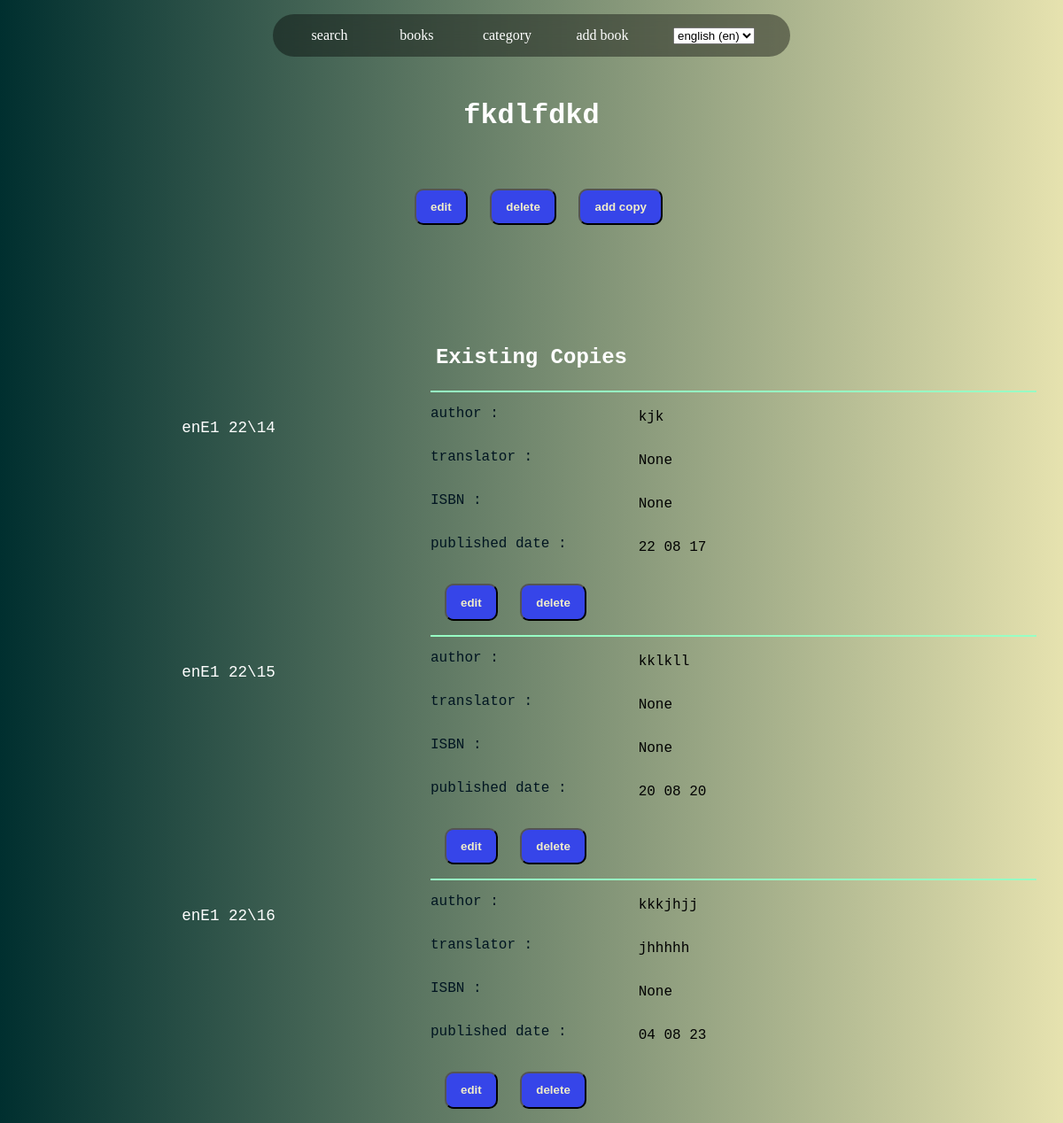
The page /en/books/22/ on the database its author committed.
### books/models.py (models this page shows, shortened)
class Book(models.Model):
    title = models.CharField(
        max_length=250,
         unique=True,
         validators=[
            MinLengthValidator(2, 'must be at least 2 characters'),
        ]
        )
    slug = models.SlugField(unique=True, default=uuid.uuid1, blank=True)
    create_on = models.DateTimeField(auto_now_add=True, editable=False)
    update_on = models.DateTimeField(auto_now_add=True)
    category = models.ForeignKey('Category',on_delete = models.SET_NULL, null=True, blank=True,)
    language = models.CharField(max_length=10, choices = LANGUAGES, default='persian')
    class Meta:
        ordering = ['-update_on']
    def get_edit_view(self):
        return reverse('books:edit', kwargs = {'pk' : self.id})
    def get_delete_view(self):
        return reverse('books:delete', kwargs = {'pk' : self.id})

class BookCopy(models.Model):
    book = models.ForeignKey('Book', on_delete = models.CASCADE)
    author = models.CharField(max_length=250, blank=True, null=True)
    translator = models.CharField(max_length=250, blank=True, null=True)
    published_on = models.DateField(null=True, blank=True)
    isbn = models.CharField(max_length = 15, blank=True, null = True)
    shelf_code = models.CharField(max_length = 50, blank=True, null=True)
    def get_edit_view(self):
        return reverse('books:edit_copy', kwargs={'p2k':self.book.id, 'pk':self.id})
    def get_delete_view(self):
        return reverse('books:delete_copy', kwargs={'p2k':self.book.id, 'pk':self.id})

### books/views.py (the view)
# urls.py: path('<pk>/', views.theBook.as_view(), name = 'book'),
class theBook(ListView):
    model = BookCopy
    template_name = 'books/book.html'
    context_object_name = 'copies'
    def get_queryset(self):
        return super().get_queryset().filter(book__id = self.kwargs.get('pk'))
    def get_context_data(self, **kwargs):
        ctx = super().get_context_data(**kwargs)
        ctx['book'] = Book.objects.get(id = self.kwargs.get('pk'))
        return ctx

### books/templates/books/book.html (shortened to what this page needs)
{% extends 'base.html' %}
{% load i18n %}
{% block main %}
    <main class='container'>
        <div class='control header big-title center'>
            <h1 class='down-margin'>{{ book.title }}</h1>
            <div class='control book-control-column'>
                <a href='{{ book.get_edit_view }}' >
                    <button> {% translate "edit" %} </button></a>
                <a href='{{ book.get_delete_view }}' >
                    <button> {% translate "delete" %} </button></a>
                <a href="{% url 'books:create_copy' book.id %}">
                    <button> {% translate "add copy" %} </button></a>
            </div>
        </div>
        {% if copies %}
            <h2 class='center header'>
            {% translate "Existing Copies" %}
        {% else %}
            <h2 class='center header'>
                {% translate "No copy Exits" %}
            </h1>
        {% endif %}
        {% for copy in copies %}
            <article class='episode'>
                <a class='book-article-link'>
                    <div class='episode__title'> {{ copy.shelf_code }} </div>
                </a>
                <div>
                        <div class='episode__content'>
                            <div class='subject'> {% translate 'author :' %}</div>
                            <div class='subject__content'> <p> {{ copy.author }} </p> </div>
                            <div class='subject'> {% translate 'translator :' %}</div>
                            <div class='subject__content'> <p> {{ copy.translator }} </p> </div>
                            <div class='subject'> {% translate 'ISBN :' %}</div>
                            <div class='subject__content'> <p> {{ copy.isbn }} </p> </div>
                            <div class='subject'> {% translate 'published date :' %}</div>
                            <div class='subject__content'> <p> {{ copy.published_on|date:'y m d' }} </p> </div>
                        </div>
                    <div class='control'>
                        <a href="{{ copy.get_edit_view }}"><button > {% translate "edit" %} </button></a>
                        <a href="{{ copy.get_delete_view }}"><button > {% translate "delete" %} </button></a>
                    </div>
                </div>
            </article>
        {% endfor %}
    </main>
{% endblock main %}

### library/templates/base.html (shortened to what this page needs)
{% load static %}
{% load i18n %}
<!DOCTYPE  html>
<html lang='en'  >
    <head  >
        <link rel="stylesheet" type="text/css" href="{% static 'css/base.css' %}">
        <link rel="stylesheet" type="text/css" href="{% static 'css/nav.css' %}">
        <link rel="stylesheet" type="text/css" href="{% static 'css/list_books.css' %}">
        <link rel="stylesheet" type="text/css" href="{% static 'css/form.css' %}">
        <link rel="stylesheet" type="text/css" href="{% static 'css/paginator.css' %}">
        <link rel="stylesheet" type="text/css" href="{% static 'css/alerts.css' %}">
    </head>
    <body {% block body_attr %}{% endblock body_attr %}>
        <header>
            <nav class="navigation">
                <ul class="navigator">
                    {% url 'search:search' as search_url %}
                    <a class="" href='{{ search_url }}' >
                        <li class="navigation {% if request.get_full_path == search_url %} disabled {% endif %}" >
                             {% translate "search" %}
                        </li></a>
                    {% url 'books:all_books' as books_url %}
                    <a class="" href='{{ books_url }}' >
                    <li class="navigation {% if request.get_full_path == books_url %} disabled {% endif %}" >
                         {% translate "books" %}
                    </li></a>
                    {% url 'theCategories:all_categories' as category_url %}
                    <a class="" href="{% url 'theCategories:all_categories' %}">
                    <li class="navigation {% if request.get_full_path == category_url %} disabled {% endif %}">
                        {% translate "category" %}
                    </li></a>
                    {% url 'books:create' as create_book_url %}
                    <a class="" href="{% url 'books:create' %}">
                    <li class="navigation {% if request.get_full_path == create_book_url %} disabled {% endif %}">
                        {% translate "add book" %}
                    </li></a>
                    <li class='navigation language'>
                        <form action="{% url 'set_language' %}" method="post">{% csrf_token %}
                            <select name="language" onchange="this.form.submit()">
                                {% get_current_language as LANGUAGE_CODE %}
                                    <option value="en"{% if "en" == LANGUAGE_CODE %} selected{% endif %}>
                                        english (en)
                                    </option>
                            </select>
                        </form>
                    </li>
                  </ul>
            </nav>
        </header>
        {% block main %}{% endblock main %}
    </body>
</html>

### library/static/css/base.css (style rules this page uses)
*, *::before, *::after { box-sizing: border-box }
body { background-image: linear-gradient(-90deg, #E6E2AF 0%, #002F2F 100%); color: #fff; font-family: courier, sans-serif; margin: 0; }
p { margin: 0 0 13px 0; }
a { color: #fff; text-decoration: none; }

### library/static/css/nav.css (style rules this page uses)
* { margin: 0; padding: 0; list-style-type: none; }
nav.navigation { padding: 1rem 1rem 1rem; align-content: flex-start; }
ul.navigator { border-radius: 25px; display: flex; width: 50%; height: 6vh; margin: auto; max-width: 1000px; background-color: rgba(0, 0, 0, .4); -webkit-backdrop-filter: blur(10px); backdrop-filter: blur(10px); align-items: center; text-align: center; justify-content: space-between; padding: 1rem 1rem 1rem; }
li.navigation { list-style: none; color: white; font-family: serif; padding: 1rem 1rem 1rem; margin: 0 8px; min-width: 80px; position: relative; cursor: pointer; white-space: nowrap; }
li.navigation::before { content: ""; position: absolute; top: 0; left:0; height:100%; width: 100%; z-index:-1; transition: .2s; border-radius: 25px; color: black; }

### library/static/css/list_books.css (style rules this page uses)
.center { text-align: center; }
.container { width: 95%; max-width: 1220px; margin: 0 auto; }
.header { padding: 2rem 1rem 1.5rem; }
.episode { display: grid; grid-template-columns: 2fr 3fr; position: relative; justify-content: space-between; }
.episode__title { font-size: 1.1rem; font-weight: 400; padding: 2rem 1.2rem 1.5rem; position: sticky; top: 0; text-align: center; height: calc(10vw + 20px); transition: all 0.1s ease-in; }
.episode__content { border-top: 2px solid rgb(151, 255, 196); display: grid; grid-template-columns: 2fr 4fr; grid-gap: 10px; padding: 15px 0; }
.episode__content .subject { font-weight: 500; color: rgb(0, 21, 33); }
.episode__content .subject__content { font-size: 1rem; line-height: 26px; color: rgb(0, 0, 0); }
.control button { border-radius: 10px; padding: .7rem 1rem; color: #efecca; font-weight: bold; margin: 0rem 0rem 1rem 1rem; background-color: rgb(54, 69, 233); box-shadow: none; cursor: pointer; }
.big-title { margin-bottom: 4em; }
.book-control-column { position: sticky; grid-column:auto; }
.down-margin { margin-bottom:2em; }

### rows shown on the page
Book: title "fkdlfdkd"
BookCopy: shelf_code "enE1 22\\14", author "kjk", translator "None", isbn "None", published_on "22 08 17"
BookCopy: shelf_code "enE1 22\\15", author "kklkll", translator "None", isbn "None", published_on "20 08 20"
BookCopy: shelf_code "enE1 22\\16", author "kkkjhjj", translator "jhhhhh", isbn "None", published_on "04 08 23"
